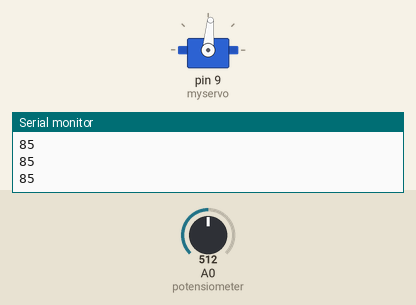
This sketch was run on a simulated Arduino Uno, built with avr-gcc and run on an emulated ATmega328P. Parts: servo, the last lines printed to the serial monitor. Inputs (shaded band) come from the test bench; at power-on: A0 (potensiometer) = 512.

Above: at 1.2 s.
1.3 s: A0 (potensiometer) set to 716
At 2.3 s:
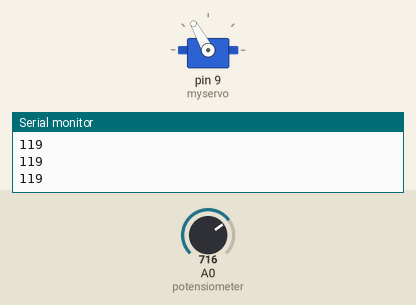
2.8 s: A0 (potensiometer) set to 900
At 3.7 s:
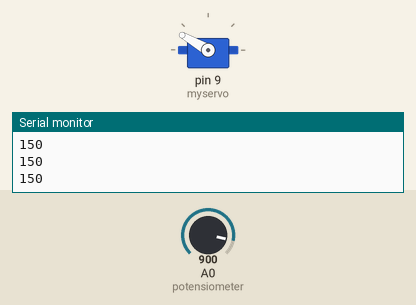
4.3 s: A0 (potensiometer) set to 1023
At 5.0 s:
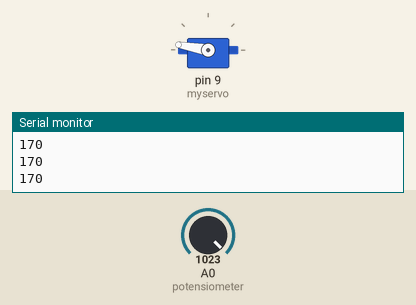
5.8 s: A0 (potensiometer) set to 306
At 6.3 s:
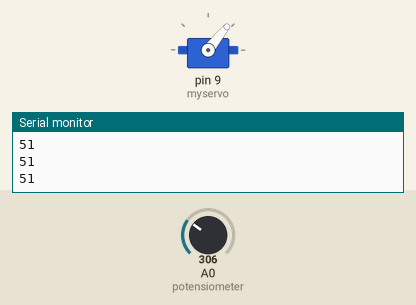
7.3 s: A0 (potensiometer) set to 122
At 7.6 s:
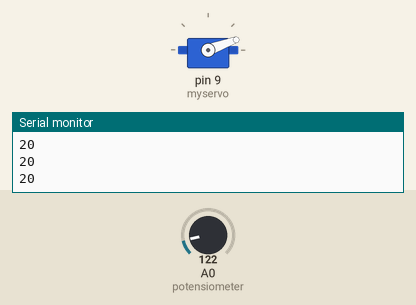
8.8 s: A0 (potensiometer) set to 511
At 10.2 s:
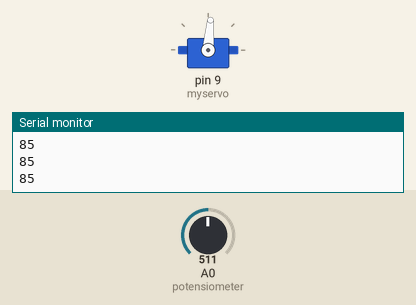
Timing chart, 0 to 11.3 s (numbered marks = the images above; inputs shaded):
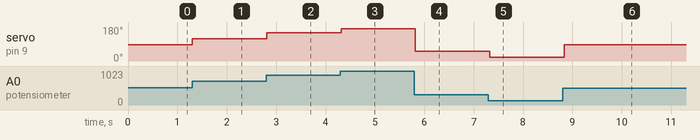

Measured:
- after the input at 1.3 s, servo on pin 9 (myservo): 85° → 119° at once
- after the input at 2.8 s, servo on pin 9 (myservo): 119° → 150° at once
- after the input at 4.3 s, servo on pin 9 (myservo): 150° → 170° at once
- after the input at 5.8 s, servo on pin 9 (myservo): 170° → 51° at once
- after the input at 7.3 s, servo on pin 9 (myservo): 51° → 20° at once
- after the input at 8.8 s, servo on pin 9 (myservo): 20° → 85° at once

The sketch:

sketch_8.ino
```cpp
#include <Servo.h>
Servo myservo;
int potensiometer= A0;

void setup() {
  // put your setup code here, to run once:
  Serial.begin(9600);
  myservo.attach(9);
}

void loop() {
  // put your main code here, to run repeatedly:
  int nilaiPot = analogRead (potensiometer);
  Serial.println(nilaiPot/6);
  int puter = nilaiPot/6;

  myservo.write(puter);
  delay(100);
}
```
